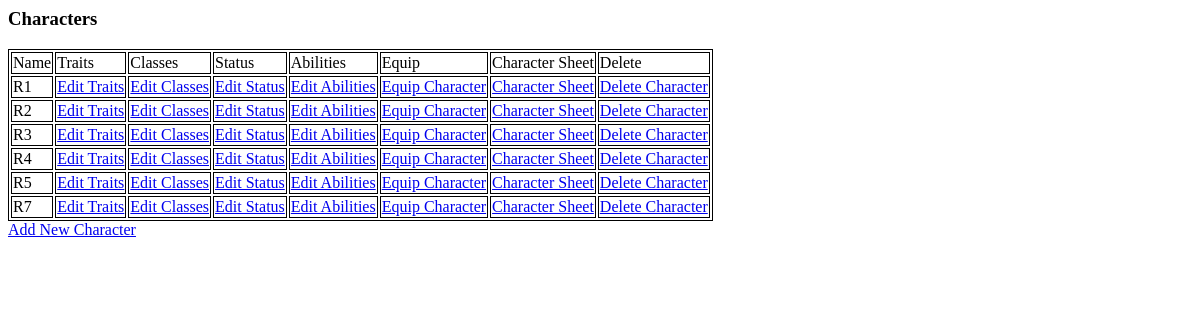
The app's page /osric_character_tools/characters.php, older data.
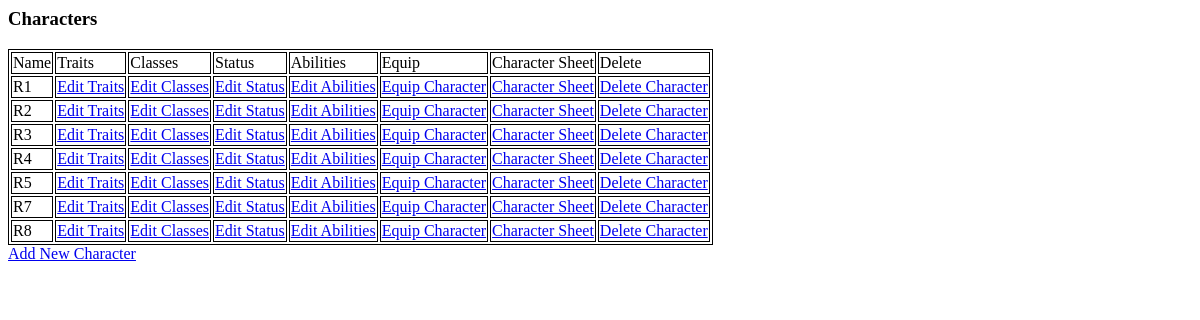
The same page, newer data.
### tables this page shows
CREATE TABLE IF NOT EXISTS `characters` (
  `CharacterName` varchar(255) NOT NULL,
  `CharacterGender` int(11) NOT NULL,
  `CharacterAge` float NOT NULL,
  `CharacterHeight` float NOT NULL,
  `CharacterWeight` float NOT NULL,
  `CharacterId` bigint(20) unsigned NOT NULL AUTO_INCREMENT,
  `CharacterAlignment` int(11) NOT NULL,
  `RaceId` bigint(20) NOT NULL,
  PRIMARY KEY (`CharacterId`)
);

### osric_character_tools/characters.php (the view, shortened to what this page needs)
<html>
<head>
<link rel="stylesheet" type="text/css" href="./css/class.css" />
</head>
<body>
<?php
include("./inc/misc.inc");
$cxn = mysqli_connect($host,$user,$passwd,$dbname) or die("Couldn't connect to server");
$query = "SELECT * from characters";
$result = mysqli_query($cxn,$query) or die("Couldn't execute query.");
?>
<h3>Characters</h3>
<?php
echo "<table id='osric_characters'>";
echo "<tr><td>Name</td><td>Traits</td><td>Classes</td><td>Status</td><td>Abilities</td><td>Equip</td><td>Character Sheet</td><td>Delete</td></tr>";
while($row = mysqli_fetch_assoc($result))
{
echo "<tr>";
echo "<td>{$row['CharacterName']}</td>";
echo "<td><a href='editcharacter.php?CharacterId={$row['CharacterId']}'>Edit Traits</a></td>";
echo "<td><a href='editcharacterclasses.php?CharacterId={$row['CharacterId']}'>Edit Classes</a></td>";
echo "<td><a href='editcharacterstatus.php?CharacterId={$row['CharacterId']}'>Edit Status</a></td>";
echo "<td><a href='editcharacterabilities.php?CharacterId={$row['CharacterId']}'>Edit Abilities</a></td>";
echo "<td><a href='equipcharacter.php?CharacterId={$row['CharacterId']}'>Equip Character</a></td>";
echo "<td><a href='charactersheet.php?CharacterId={$row['CharacterId']}'>Character Sheet</td>";
echo "<td><a href='deletecharacter.php?CharacterId={$row['CharacterId']}'>Delete Character</a></td>";
echo "</tr>";
}
echo "</table>";
echo "<a href='editcharacter.php?CharacterId=-1'>Add New Character</a></td>";
?>
</body>
</html>

### osric_character_tools/css/class.css (style rules this page uses)
table,td { border: 1px solid black; }

Row changes from the older to the newer data that the page shows:
added characters: CharacterName "R8"
